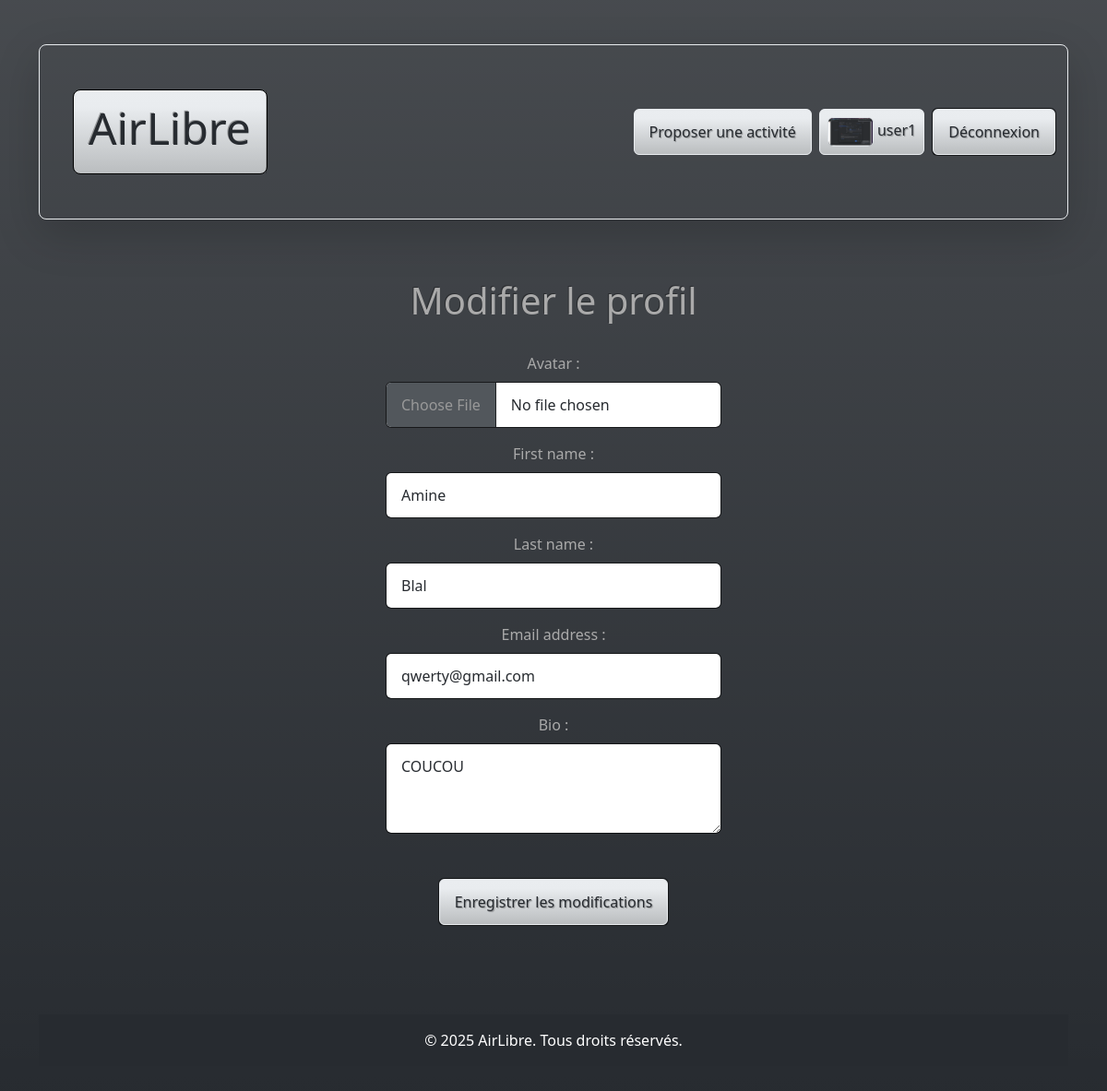
The app's page /profile/edit/ (signed in) with its own data.
### activities/models.py (models this page shows, shortened)
class User(AbstractUser):
    avatar = models.ImageField(upload_to='avatar/', blank=True)
    bio = models.TextField(max_length=500, blank=True)
    class Meta:
        verbose_name = "Utilisateur"
        verbose_name_plural = "Utilisateurs"
        ordering = ["username"]

### activities/views.py (the view)
# urls.py: path("profile/edit/", views.edit_profile, name="edit_profile"),
@login_required
def edit_profile(request):
    if request.method == "POST":
        form = ModifyProfileForm(request.POST, request.FILES, instance=request.user)
        if form.is_valid():
            form.save()
            messages.add_message(
                request, messages.SUCCESS, "Profil mis à jour avec succès !"
            )
            return redirect(f"/profile/?username={request.user.username}")
        else:
            messages.add_message(
                request,
                messages.ERROR,
                "Veuillez corriger les erreurs dans le formulaire.",
            )
    else:
        form = ModifyProfileForm(instance=request.user)
    return render(
        request, "profile/edit_profile.html", {"form": form, "user": request.user}
    )

### activities/forms.py
class ModifyProfileForm(forms.ModelForm):
    class Meta:
        model = User
        fields = ["avatar", "first_name", "last_name", "email", "bio"]
        widgets = {
            "avatar": forms.FileInput(
                attrs={"class": "form-control w-100", "accept": "image/*"}
            ),
            "first_name": forms.TextInput(attrs={"class": "form-control"}),
            "last_name": forms.TextInput(attrs={"class": "form-control"}),
            "email": forms.EmailInput(attrs={"class": "form-control"}),
            "bio": forms.Textarea(attrs={"class": "form-control", "rows": 3}),
        }

### activities/templates/profile/edit_profile.html (shortened to what this page needs)
{% extends "activities/base.html" %}
{% block content %}
<h1 class="mt-4 mb-4">Modifier le profil</h1>
<form method="post" class="mx-auto" enctype="multipart/form-data">
    <div class="">
        {{ form.as_p }}
    </div>
    <button type="submit" class="p-0 mb-4 mt-4"><a class="btn btn-light text-dark border border-light">Enregistrer les modifications</a></button>
{% endblock %}

### activities/templates/activities/base.html (shortened to what this page needs)
{% load static %}
<!DOCTYPE html>
<html lang="fr">
<head>
  <link rel="stylesheet" href="{% static 'activities/css/styles.css' %}" />
</head>
<body class="bg-gradient">
  <header>
    <nav class="navbar navbar-expand-lg navbar-dark border-bottom border-light rounded-3 shadow-lg pt-5 mb-4">
      <div class="container-fluid d-flex align-items-center">
        <div class="border border-black btn-light rounded-3 ms-4">
          <a class="navbar-brand d-flex align-items-center text-dark" href="/">
            <h1>AirLibre</h1>
          </a>
        </div>
        <div class="collapse navbar-collapse justify-content-end" id="navbarTogglerD">
          {% if user.is_authenticated %}
          <div>
            <a href="{% url 'new_activity' %}" class="btn btn-light text-dark me-2 border border-light" role="button">Proposer une
              activité</a>
          </div>
          <div>
            <a href="{% url 'profile' %}?username={{ user.username }}" class="btn btn-light text-dark p-2 me-2 border border-light"
              role="button">
              {% if user.avatar %}
              <img src="{{ user.avatar.url }}" alt="Avatar de {{ user.username }}" width="50" height="50"
                class="img-thumbnail p-0">
              {% else %}
              <img src="/media/images/user.png" alt="Avatar par défaut" width="50" height="50"
                class="img-thumbnail m-0 p-0">
              {% endif %}
              {{ user.username }}
            </a>
          </div>
          <div>
          <form method="post" action="{% url 'logout' %}">
            <button type="submit" class="p-0"><a class="btn btn-light text-dark border border-light">Déconnexion</a></button>
          </form>
          </div>
          {% endif %}
        </div>
      </div>
    </nav>
  </header>
  <main class="container text-center justify-content-center">
    {% block content %}
    {% endblock %}
  </main>
  <footer>
    <div class="bg-dark text-center text-white p-3 mt-4">
      &copy; 2025 AirLibre. Tous droits réservés.
    </div>
  </footer>
</body>
</html>

### records on screen
User: avatar (picture), username "user1", first_name "Amine", last_name "Blal", email "qwerty@gmail.com", bio "COUCOU"
